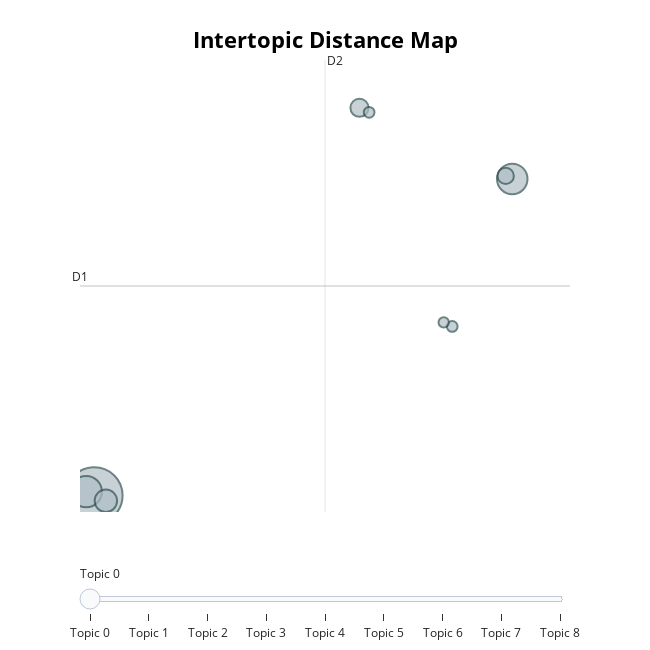

The notebook cell this image was saved under:
### Code cell
topic_model.visualize_topics()

### Figure 1 — Plotly figure (JSON) as saved in the notebook; plotly's stock layout.template omitted (floating-point values rounded to 4 significant figures)
{"data": [{"customdata": [[0, "food | affairs | ethiopia | northern | rural", 419], [1, "clause | amendment | page | line | schedule", 129], [2, "care | health | social | nhs | made", 122], [3, "minutes | speeches | wind | call | leave", 66], [4, "education | schools | school | pupils | needs", 43], [5, "transport | rail | steps | potential | merits", 35], [6, "crime | burglary | sentences | theft | shop", 15], [7, "racing | racecourses | racehorses | horses | sport", 15], [8, "animals | animal | slaughter | welfare | meat", 14]], "hovertemplate": "<b>Topic %{customdata[0]}</b><br>%{customdata[1]}<br>Size: %{customdata[2]}", "legendgroup": "", "marker": {"color": "#B0BEC5", "line": {"color": "DarkSlateGrey", "width": 2}, "size": [419, 129, 122, 66, 43, 35, 15, 15, 14], "sizemode": "area", "sizeref": 0.2619, "symbol": "circle"}, "mode": "markers", "name": "", "orientation": "v", "showlegend": false, "type": "scatter", "x": [-1.11, -1.384, 12.97, -0.72, 7.827, 12.75, 8.152, 10.95, 10.67], "xaxis": "x", "y": [-4.977, -4.7, 17.85, -5.364, 22.98, 18.07, 22.65, 7.211, 7.504], "yaxis": "y"}], "layout": {"annotations": [{"showarrow": false, "text": "D1", "x": -1.592, "y": 10.13, "yshift": 10}, {"showarrow": false, "text": "D2", "x": 6.665, "xshift": 10, "y": 26.43}], "height": 650, "hoverlabel": {"bgcolor": "white", "font": {"family": "Rockwell", "size": 16}}, "legend": {"itemsizing": "constant", "tracegroupgap": 0}, "margin": {"t": 60}, "shapes": [{"line": {"color": "#CFD8DC", "width": 2}, "type": "line", "x0": 6.665, "x1": 6.665, "y0": -6.169, "y1": 26.43}, {"line": {"color": "#9E9E9E", "width": 2}, "type": "line", "x0": -1.592, "x1": 14.92, "y0": 10.13, "y1": 10.13}], "sliders": [{"active": 0, "pad": {"t": 50}, "steps": [{"args": [{"marker.color": [["red", "#B0BEC5", "#B0BEC5", "#B0BEC5", "#B0BEC5", "#B0BEC5", "#B0BEC5", "#B0BEC5", "#B0BEC5"]]}], "label": "Topic 0", "method": "update"}, {"args": [{"marker.color": [["#B0BEC5", "red", "#B0BEC5", "#B0BEC5", "#B0BEC5", "#B0BEC5", "#B0BEC5", "#B0BEC5", "#B0BEC5"]]}], "label": "Topic 1", "method": "update"}, {"args": [{"marker.color": [["#B0BEC5", "#B0BEC5", "red", "#B0BEC5", "#B0BEC5", "#B0BEC5", "#B0BEC5", "#B0BEC5", "#B0BEC5"]]}], "label": "Topic 2", "method": "update"}, {"args": [{"marker.color": [["#B0BEC5", "#B0BEC5", "#B0BEC5", "red", "#B0BEC5", "#B0BEC5", "#B0BEC5", "#B0BEC5", "#B0BEC5"]]}], "label": "Topic 3", "method": "update"}, {"args": [{"marker.color": [["#B0BEC5", "#B0BEC5", "#B0BEC5", "#B0BEC5", "red", "#B0BEC5", "#B0BEC5", "#B0BEC5", "#B0BEC5"]]}], "label": "Topic 4", "method": "update"}, {"args": [{"marker.color": [["#B0BEC5", "#B0BEC5", "#B0BEC5", "#B0BEC5", "#B0BEC5", "red", "#B0BEC5", "#B0BEC5", "#B0BEC5"]]}], "label": "Topic 5", "method": "update"}, {"args": [{"marker.color": [["#B0BEC5", "#B0BEC5", "#B0BEC5", "#B0BEC5", "#B0BEC5", "#B0BEC5", "red", "#B0BEC5", "#B0BEC5"]]}], "label": "Topic 6", "method": "update"}, {"args": [{"marker.color": [["#B0BEC5", "#B0BEC5", "#B0BEC5", "#B0BEC5", "#B0BEC5", "#B0BEC5", "#B0BEC5", "red", "#B0BEC5"]]}], "label": "Topic 7", "method": "update"}, {"args": [{"marker.color": [["#B0BEC5", "#B0BEC5", "#B0BEC5", "#B0BEC5", "#B0BEC5", "#B0BEC5", "#B0BEC5", "#B0BEC5", "red"]]}], "label": "Topic 8", "method": "update"}]}], "title": {"font": {"color": "Black", "size": 22}, "text": "<b>Intertopic Distance Map</b>", "x": 0.5, "xanchor": "center", "y": 0.95, "yanchor": "top"}, "width": 650, "xaxis": {"anchor": "y", "domain": [0, 1], "range": [-1.592, 14.92], "title": {"text": ""}, "visible": false}, "yaxis": {"anchor": "x", "domain": [0, 1], "range": [-6.169, 26.43], "title": {"text": ""}, "visible": false}}}
